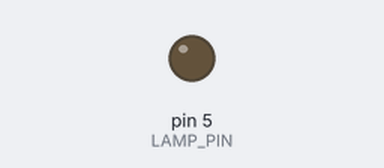
Recording of a sketch running on a simulated Arduino Uno, built with avr-gcc and run on an emulated ATmega328P. Parts: output pins drawn as LEDs (lit = HIGH).

Above: at 0.05 s.
At 6.0 s:
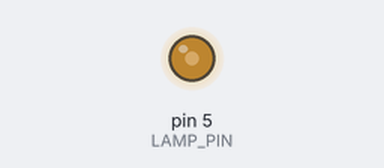
At 9.0 s:
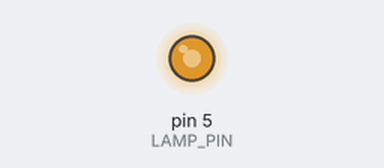
At 12.0 s:
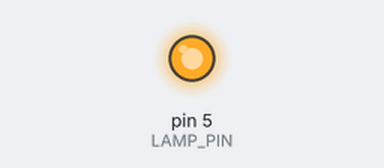
Timing chart, 0 to 15.6 s (numbered marks = the images above):
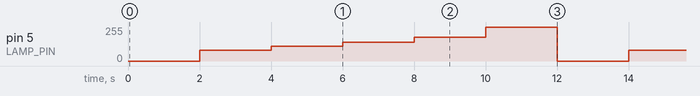

The sketch:

Lamp_Test.ino
```cpp
#include <Lamp.h>

#define LAMP_PIN 5

Lamp lamp(LAMP_PIN);

void setup()
{
}

void loop()
{
  // Gently increase lamp brightness
  // every two seconds
  for (int i = 0; i < 6; i++)
  {
    lamp.set(i);
    delay(2000);
  }
}
```

Measured:
- by itself, pin 5 (LAMP_PIN): repeats every 12.0 s: 110/255 2.0 s, 140/255 2.0 s, 180/255 2.0 s, 255/255 2.0 s, 0/255 2.0 s, 80/255 2.0 s
